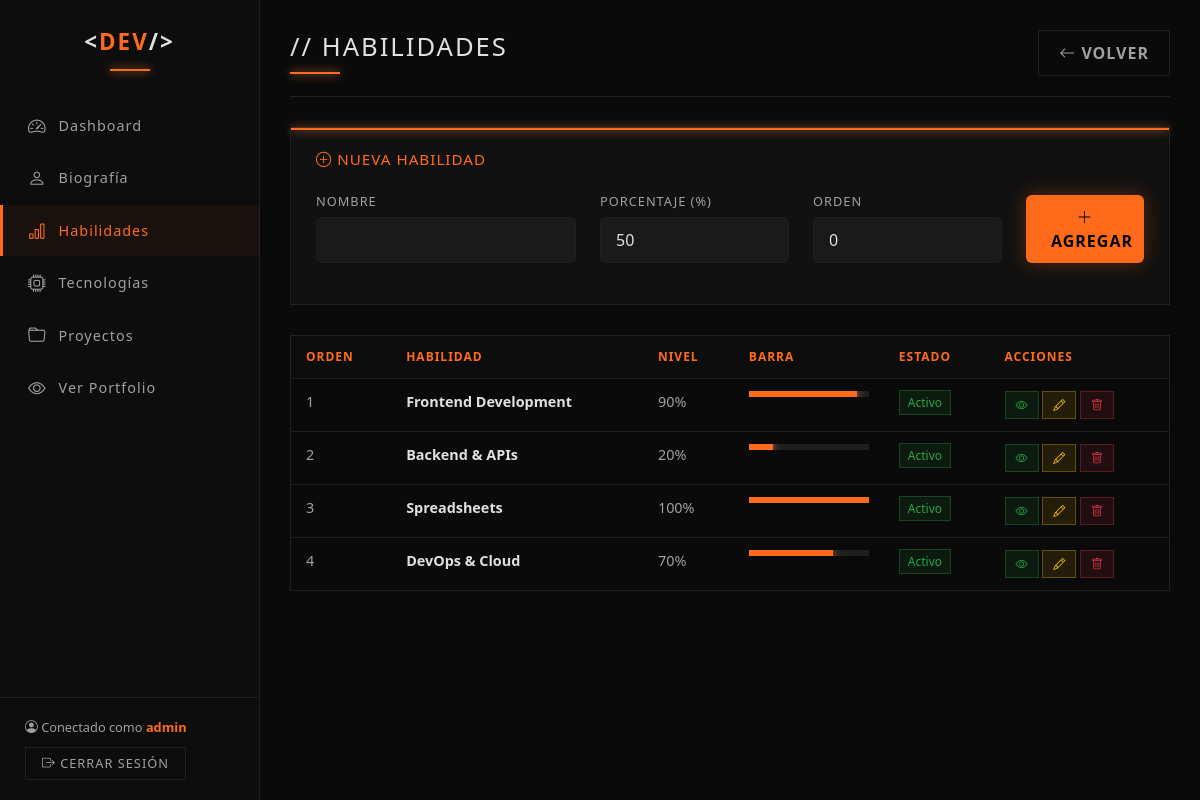
Screenshot of /admin_skills.php (signed in) with the database file from the repository.
### tables this page shows
CREATE TABLE IF NOT EXISTS skills (
    id INT PRIMARY KEY AUTO_INCREMENT,
    name VARCHAR(100) NOT NULL,
    percentage INT NOT NULL DEFAULT 50,
    display_order INT DEFAULT 0,
    is_active TINYINT(1) DEFAULT 1,
    created_at DATETIME DEFAULT CURRENT_TIMESTAMP
);

### admin_skills.php (the view, shortened to what this page needs)
<?php
$db = getDB();
$edit_skill = null;
$skills = $db->query("SELECT * FROM skills ORDER BY display_order, id")->fetchAll();
?>
<!DOCTYPE html>
<html lang="es">
<head>
    <link href="https://cdn.jsdelivr.net/npm/bootstrap@5.3.2/dist/css/bootstrap.min.css" rel="stylesheet">
    <link href="https://cdn.jsdelivr.net/npm/bootstrap-icons@1.11.1/font/bootstrap-icons.css" rel="stylesheet">
</head>
<body>
    <aside class="sidebar">
        <div class="sidebar-logo">&lt;<span>DEV</span>/&gt;</div>
        <ul class="nav-sidebar">
            <li><a href="dashboard.php"><i class="bi bi-speedometer2"></i> Dashboard</a></li>
            <li><a href="admin_bio.php"><i class="bi bi-person"></i> Biografía</a></li>
            <li><a href="admin_skills.php" class="active"><i class="bi bi-bar-chart"></i> Habilidades</a></li>
            <li><a href="admin_tech.php"><i class="bi bi-cpu"></i> Tecnologías</a></li>
            <li><a href="admin_projects.php"><i class="bi bi-folder"></i> Proyectos</a></li>
            <li><a href="index.php" target="_blank"><i class="bi bi-eye"></i> Ver Portfolio</a></li>
        </ul>
        <div class="sidebar-footer">
            <div class="user-info">
                <i class="bi bi-person-circle"></i> Conectado como <strong><?php echo htmlspecialchars($_SESSION['admin_username']); ?></strong>
            </div>
            <a href="logout.php" class="btn-logout"><i class="bi bi-box-arrow-right"></i> Cerrar Sesión</a>
        </div>
    </aside>
    <main class="main-content">
        <div class="page-header d-flex justify-content-between align-items-center">
            <h1>// Habilidades</h1>
            <a href="dashboard.php" class="btn-cancel"><i class="bi bi-arrow-left"></i> Volver</a>
        </div>
        <div class="form-card">
            <h4 style="color: var(--orange-primary); font-size: 0.95rem; text-transform: uppercase; letter-spacing: 1px; margin-bottom: 20px;">
                <i class="bi bi-<?php echo $edit_skill ? 'pencil' : 'plus-circle'; ?>"></i>
                <?php echo $edit_skill ? 'Editar Habilidad' : 'Nueva Habilidad'; ?>
            </h4>
            <form method="POST" action="">
                <div class="row">
                    <div class="col-md-4 mb-3">
                        <label class="form-label-custom">Nombre</label>
                        <input type="text" name="name" class="form-control form-control-dark" value="<?php echo htmlspecialchars($edit_skill['name'] ?? ''); ?>" required>
                    </div>
                    <div class="col-md-3 mb-3">
                        <label class="form-label-custom">Porcentaje (%)</label>
                        <input type="number" name="percentage" class="form-control form-control-dark" min="0" max="100" value="<?php echo $edit_skill['percentage'] ?? 50; ?>" required>
                    </div>
                    <div class="col-md-3 mb-3">
                        <label class="form-label-custom">Orden</label>
                        <input type="number" name="display_order" class="form-control form-control-dark" min="0" value="<?php echo $edit_skill['display_order'] ?? 0; ?>">
                    </div>
                    <div class="col-md-2 mb-3 d-flex align-items-end">
                        <button type="submit" class="btn btn-save w-100">
                            <i class="bi bi-<?php echo $edit_skill ? 'check-lg' : 'plus-lg'; ?>"></i> <?php echo $edit_skill ? 'Actualizar' : 'Agregar'; ?>
                        </button>
                    </div>
                </div>
            </form>
        </div>
        <div class="table-responsive">
            <table class="table table-dark-custom">
                <thead>
                    <tr>
                        <th>Orden</th>
                        <th>Habilidad</th>
                        <th>Nivel</th>
                        <th>Barra</th>
                        <th>Estado</th>
                        <th style="width: 180px;">Acciones</th>
                    </tr>
                </thead>
                <tbody>
                    <?php foreach ($skills as $skill): ?>
                    <tr>
                        <td><?php echo $skill['display_order']; ?></td>
                        <td><strong style="color: var(--text-primary);"><?php echo htmlspecialchars($skill['name']); ?></strong></td>
                        <td><?php echo $skill['percentage']; ?>%</td>
                        <td style="width: 150px;">
                            <div class="skill-bar">
                                <div class="skill-bar-fill" style="width: <?php echo $skill['percentage']; ?>%;"></div>
                            </div>
                        </td>
                        <td>
                            <span style="font-size: 0.75rem; padding: 3px 8px; background: <?php echo $skill['is_active'] ? 'rgba(40,167,69,0.1)' : 'rgba(108,117,125,0.1)'; ?>; color: <?php echo $skill['is_active'] ? '#28a745' : '#6c757d'; ?>; border: 1px solid <?php echo $skill['is_active'] ? 'rgba(40,167,69,0.3)' : 'rgba(108,117,125,0.3)'; ?>;">
                                <?php echo $skill['is_active'] ? 'Activo' : 'Inactivo'; ?>
                            </span>
                        </td>
                        <td>
                            <a href="?toggle=<?php echo $skill['id']; ?>" class="btn-action btn-toggle <?php echo !$skill['is_active'] ? 'inactive' : ''; ?>">
                                <i class="bi bi-<?php echo $skill['is_active'] ? 'eye' : 'eye-slash'; ?>"></i>
                            </a>
                            <a href="?edit=<?php echo $skill['id']; ?>" class="btn-action btn-edit"><i class="bi bi-pencil"></i></a>
                            <a href="?delete=<?php echo $skill['id']; ?>" class="btn-action btn-delete" onclick="return confirm('¿Eliminar esta habilidad?')"><i class="bi bi-trash"></i></a>
                        </td>
                    </tr>
                    <?php endforeach; ?>
                </tbody>
            </table>
        </div>
    </main>
</body>
</html>

### rows the page displays
skills: display_order "1", name "Frontend Development", percentage "90", is_active "Activo"
skills: display_order "2", name "Backend & APIs", percentage "20", is_active "Activo"
skills: display_order "3", name "Spreadsheets", percentage "100", is_active "Activo"
skills: display_order "4", name "DevOps & Cloud", percentage "70", is_active "Activo"

### other values shown
$_SESSION['admin_username'] "admin"
